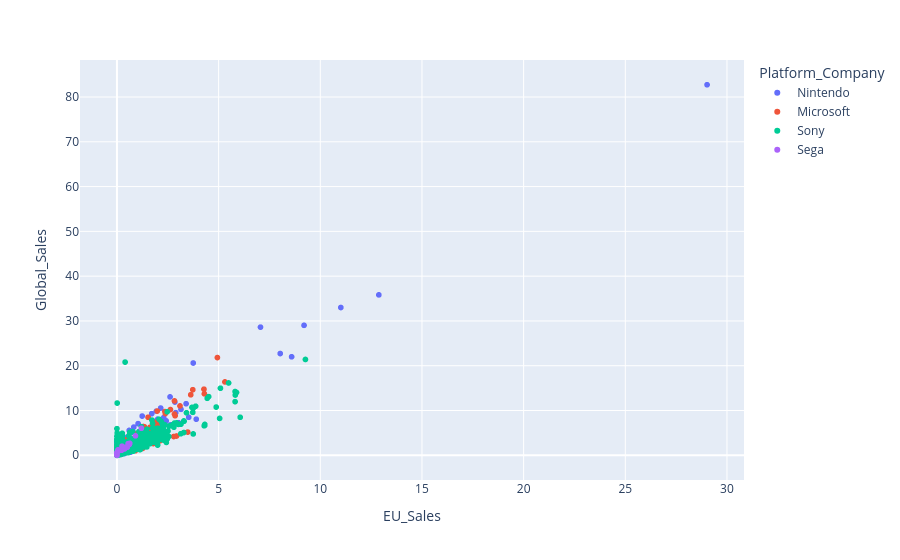

The notebook cell saved with this chart:
### Code cell
fig = px.scatter(df,
                 x = 'EU_Sales',
                 y = 'Global_Sales',
                 color='Platform_Company')


fig.show()

### Figure 1 — Plotly figure (JSON) as saved in the notebook; plotly's stock layout.template omitted (floating-point values rounded to 4 significant figures; data arrays with more than 128 entries replaced by an {"elided": "..."} marker saying what was removed)
{"data": [{"hovertemplate": "Platform_Company=Nintendo<br>EU_Sales=%{x}<br>Global_Sales=%{y}<extra></extra>", "legendgroup": "Nintendo", "marker": {"color": "#636efa", "symbol": "circle"}, "mode": "markers", "name": "Nintendo", "showlegend": true, "type": "scattergl", "x": {"elided": "2530 float values"}, "xaxis": "x", "y": {"elided": "2530 float values"}, "yaxis": "y"}, {"hovertemplate": "Platform_Company=Microsoft<br>EU_Sales=%{x}<br>Global_Sales=%{y}<extra></extra>", "legendgroup": "Microsoft", "marker": {"color": "#EF553B", "symbol": "circle"}, "mode": "markers", "name": "Microsoft", "showlegend": true, "type": "scattergl", "x": {"elided": "2251 float values"}, "xaxis": "x", "y": {"elided": "2251 float values"}, "yaxis": "y"}, {"hovertemplate": "Platform_Company=Sony<br>EU_Sales=%{x}<br>Global_Sales=%{y}<extra></extra>", "legendgroup": "Sony", "marker": {"color": "#00cc96", "symbol": "circle"}, "mode": "markers", "name": "Sony", "showlegend": true, "type": "scattergl", "x": {"elided": "4956 float values"}, "xaxis": "x", "y": {"elided": "4956 float values"}, "yaxis": "y"}, {"hovertemplate": "Platform_Company=Sega<br>EU_Sales=%{x}<br>Global_Sales=%{y}<extra></extra>", "legendgroup": "Sega", "marker": {"color": "#ab63fa", "symbol": "circle"}, "mode": "markers", "name": "Sega", "showlegend": true, "type": "scattergl", "x": {"elided": "252 float values"}, "xaxis": "x", "y": {"elided": "252 float values"}, "yaxis": "y"}], "layout": {"legend": {"title": {"text": "Platform_Company"}, "tracegroupgap": 0}, "margin": {"t": 60}, "xaxis": {"anchor": "y", "domain": [0, 1], "title": {"text": "EU_Sales"}}, "yaxis": {"anchor": "x", "domain": [0, 1], "title": {"text": "Global_Sales"}}}}
